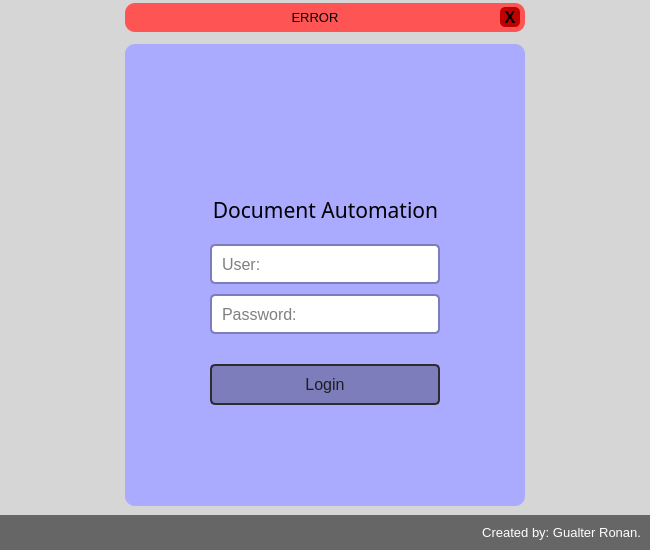
<?xml version="1.0" encoding="UTF-8"?>
<ui version="4.0">
 <class>MainWindow</class>
 <widget class="QMainWindow" name="MainWindow">
  <property name="geometry">
   <rect>
    <x>0</x>
    <y>0</y>
    <width>650</width>
    <height>550</height>
   </rect>
  </property>
  <property name="minimumSize">
   <size>
    <width>650</width>
    <height>550</height>
   </size>
  </property>
  <property name="windowTitle">
   <string>DA Login</string>
  </property>
  <property name="windowIcon">
   <iconset resource="../Icon/rc.qrc">
    <normaloff>:/icon/document.png</normaloff>:/icon/document.png</iconset>
  </property>
  <property name="styleSheet">
   <string notr="true">background-color: rgb(11, 11, 11);</string>
  </property>
  <widget class="QWidget" name="centralwidget">
   <property name="enabled">
    <bool>true</bool>
   </property>
   <layout class="QVBoxLayout" name="verticalLayout">
    <property name="spacing">
     <number>0</number>
    </property>
    <property name="leftMargin">
     <number>0</number>
    </property>
    <property name="topMargin">
     <number>0</number>
    </property>
    <property name="rightMargin">
     <number>0</number>
    </property>
    <property name="bottomMargin">
     <number>0</number>
    </property>
    <item>
     <widget class="QFrame" name="top_bar">
      <property name="maximumSize">
       <size>
        <width>16777215</width>
        <height>35</height>
       </size>
      </property>
      <property name="styleSheet">
       <string notr="true">background-color: rgb(214, 214, 214);</string>
      </property>
      <property name="frameShape">
       <enum>QFrame::NoFrame</enum>
      </property>
      <property name="frameShadow">
       <enum>QFrame::Raised</enum>
      </property>
      <layout class="QHBoxLayout" name="horizontalLayout_2">
       <property name="spacing">
        <number>0</number>
       </property>
       <property name="leftMargin">
        <number>0</number>
       </property>
       <property name="topMargin">
        <number>3</number>
       </property>
       <property name="rightMargin">
        <number>0</number>
       </property>
       <property name="bottomMargin">
        <number>3</number>
       </property>
       <item>
        <widget class="QFrame" name="frame_erro">
         <property name="maximumSize">
          <size>
           <width>400</width>
           <height>16777215</height>
          </size>
         </property>
         <property name="styleSheet">
          <string notr="true">background-color: rgb(255, 84, 84);
border-radius: 10px;</string>
         </property>
         <property name="frameShape">
          <enum>QFrame::NoFrame</enum>
         </property>
         <property name="frameShadow">
          <enum>QFrame::Raised</enum>
         </property>
         <layout class="QHBoxLayout" name="horizontalLayout_3">
          <property name="spacing">
           <number>0</number>
          </property>
          <property name="leftMargin">
           <number>5</number>
          </property>
          <property name="topMargin">
           <number>0</number>
          </property>
          <property name="rightMargin">
           <number>5</number>
          </property>
          <property name="bottomMargin">
           <number>0</number>
          </property>
          <item>
           <widget class="QLabel" name="label_erro">
            <property name="font">
             <font>
              <family>Segoe UI</family>
              <pointsize>10</pointsize>
             </font>
            </property>
            <property name="text">
             <string>ERROR</string>
            </property>
            <property name="alignment">
             <set>Qt::AlignCenter</set>
            </property>
           </widget>
          </item>
          <item>
           <widget class="QPushButton" name="bt_cl_popup">
            <property name="maximumSize">
             <size>
              <width>20</width>
              <height>20</height>
             </size>
            </property>
            <property name="font">
             <font>
              <pointsize>12</pointsize>
              <weight>75</weight>
              <bold>true</bold>
             </font>
            </property>
            <property name="cursor">
             <cursorShape>PointingHandCursor</cursorShape>
            </property>
            <property name="styleSheet">
             <string notr="true">QPushButton {
	border-radius: 5px;
	background-position: center;
	background-color: rgb(190, 0, 0);
}
QPushButton:hover{
	color: rgb(255, 255, 255);
	background-color: rgb(165, 0, 0);
}
QPushButton:pressed {
	color: rgb(255, 255, 255);
	background-color: rgb(190, 0, 0);
}</string>
            </property>
            <property name="text">
             <string>X</string>
            </property>
           </widget>
          </item>
         </layout>
        </widget>
       </item>
      </layout>
     </widget>
    </item>
    <item>
     <widget class="QFrame" name="content">
      <property name="styleSheet">
       <string notr="true">background-color: rgb(214, 214, 214);</string>
      </property>
      <property name="frameShape">
       <enum>QFrame::NoFrame</enum>
      </property>
      <property name="frameShadow">
       <enum>QFrame::Raised</enum>
      </property>
      <layout class="QHBoxLayout" name="horizontalLayout">
       <item>
        <widget class="QFrame" name="login_area">
         <property name="maximumSize">
          <size>
           <width>400</width>
           <height>500</height>
          </size>
         </property>
         <property name="styleSheet">
          <string notr="true">border-radius: 10px;
background-color: rgb(170, 170, 255);</string>
         </property>
         <property name="frameShape">
          <enum>QFrame::NoFrame</enum>
         </property>
         <property name="frameShadow">
          <enum>QFrame::Raised</enum>
         </property>
         <widget class="QFrame" name="frame_icon">
          <property name="geometry">
           <rect>
            <x>155</x>
            <y>35</y>
            <width>101</width>
            <height>101</height>
           </rect>
          </property>
          <property name="styleSheet">
           <string notr="true">image: url(:/icon/document.png);
</string>
          </property>
          <property name="frameShape">
           <enum>QFrame::StyledPanel</enum>
          </property>
          <property name="frameShadow">
           <enum>QFrame::Raised</enum>
          </property>
         </widget>
         <widget class="QLineEdit" name="line_user">
          <property name="geometry">
           <rect>
            <x>85</x>
            <y>200</y>
            <width>230</width>
            <height>40</height>
           </rect>
          </property>
          <property name="font">
           <font>
            <family>Segoe UI</family>
            <pointsize>12</pointsize>
           </font>
          </property>
          <property name="styleSheet">
           <string notr="true">QLineEdit {
	border: 2px solid rgb(125, 125, 188);
	border-radius: 5px;
	background-color: rgb(255, 255, 255);
	color: rgb(0, 0, 0);
	padding: 8px;
}
QLineEdit:hover {
	border: 2px solid rgb(45, 45, 45);
	color: rgb(0, 0, 0);
}
QLineEdit:focus {
	border: 2px solid rgb(45, 45, 45);
	color: rgb(0, 0, 0);
}</string>
          </property>
          <property name="maxLength">
           <number>12</number>
          </property>
          <property name="placeholderText">
           <string>User:</string>
          </property>
         </widget>
         <widget class="QLineEdit" name="line_pass">
          <property name="geometry">
           <rect>
            <x>85</x>
            <y>250</y>
            <width>230</width>
            <height>40</height>
           </rect>
          </property>
          <property name="font">
           <font>
            <family>Segoe UI</family>
            <pointsize>12</pointsize>
           </font>
          </property>
          <property name="styleSheet">
           <string notr="true">QLineEdit {
	border: 2px solid rgb(125, 125, 188);
	border-radius: 5px;
	background-color: rgb(255, 255, 255);
	color: rgb(0, 0, 0);
	padding: 8px;
}
QLineEdit:hover {
	border: 2px solid rgb(45, 45, 45);
	color: rgb(0, 0, 0);
}
QLineEdit:focus {
	border: 2px solid rgb(45, 45, 45);
	color: rgb(0, 0, 0);
}

</string>
          </property>
          <property name="maxLength">
           <number>12</number>
          </property>
          <property name="echoMode">
           <enum>QLineEdit::Password</enum>
          </property>
          <property name="placeholderText">
           <string>Password:</string>
          </property>
         </widget>
         <widget class="QLabel" name="label">
          <property name="geometry">
           <rect>
            <x>70</x>
            <y>150</y>
            <width>261</width>
            <height>31</height>
           </rect>
          </property>
          <property name="font">
           <font>
            <family>Bahnschrift SemiCondensed</family>
            <pointsize>16</pointsize>
            <weight>50</weight>
            <bold>false</bold>
           </font>
          </property>
          <property name="text">
           <string>Document Automation</string>
          </property>
          <property name="alignment">
           <set>Qt::AlignCenter</set>
          </property>
         </widget>
         <widget class="QPushButton" name="bt_enter_login">
          <property name="geometry">
           <rect>
            <x>85</x>
            <y>320</y>
            <width>230</width>
            <height>41</height>
           </rect>
          </property>
          <property name="font">
           <font>
            <family>Segoe UI</family>
            <pointsize>12</pointsize>
           </font>
          </property>
          <property name="styleSheet">
           <string notr="true">QPushButton {
	border: 2px solid rgb(45, 45, 45);
	border-radius: 5px;
	background-color: rgb(125, 125, 188);
	color: rgb(30, 30, 30);
	padding: 8px;
}
QPushButton:hover {
	border: 2px solid rgb(200, 200, 200);
	color: rgb(200, 200, 200);
}
QPushButton:pressed {
	border: 2px solid rgb(45, 45, 45);
	color: rgb(30, 30, 30);
	background-color: rgb(97, 97, 145);
}</string>
          </property>
          <property name="text">
           <string>Login</string>
          </property>
         </widget>
        </widget>
       </item>
      </layout>
     </widget>
    </item>
    <item>
     <widget class="QFrame" name="bottom">
      <property name="maximumSize">
       <size>
        <width>16777215</width>
        <height>35</height>
       </size>
      </property>
      <property name="styleSheet">
       <string notr="true">background-color: rgb(102, 102, 102);</string>
      </property>
      <property name="frameShape">
       <enum>QFrame::NoFrame</enum>
      </property>
      <property name="frameShadow">
       <enum>QFrame::Raised</enum>
      </property>
      <layout class="QVBoxLayout" name="verticalLayout_2">
       <item>
        <widget class="QLabel" name="label_credits">
         <property name="font">
          <font>
           <pointsize>10</pointsize>
          </font>
         </property>
         <property name="styleSheet">
          <string notr="true">color: rgb(255, 255, 255);</string>
         </property>
         <property name="text">
          <string>Created by: Gualter Ronan.</string>
         </property>
         <property name="alignment">
          <set>Qt::AlignRight|Qt::AlignTrailing|Qt::AlignVCenter</set>
         </property>
        </widget>
       </item>
      </layout>
     </widget>
    </item>
   </layout>
  </widget>
 </widget>
 <resources>
  <include location="../Icon/rc.qrc"/>
 </resources>
 <connections/>
</ui>
